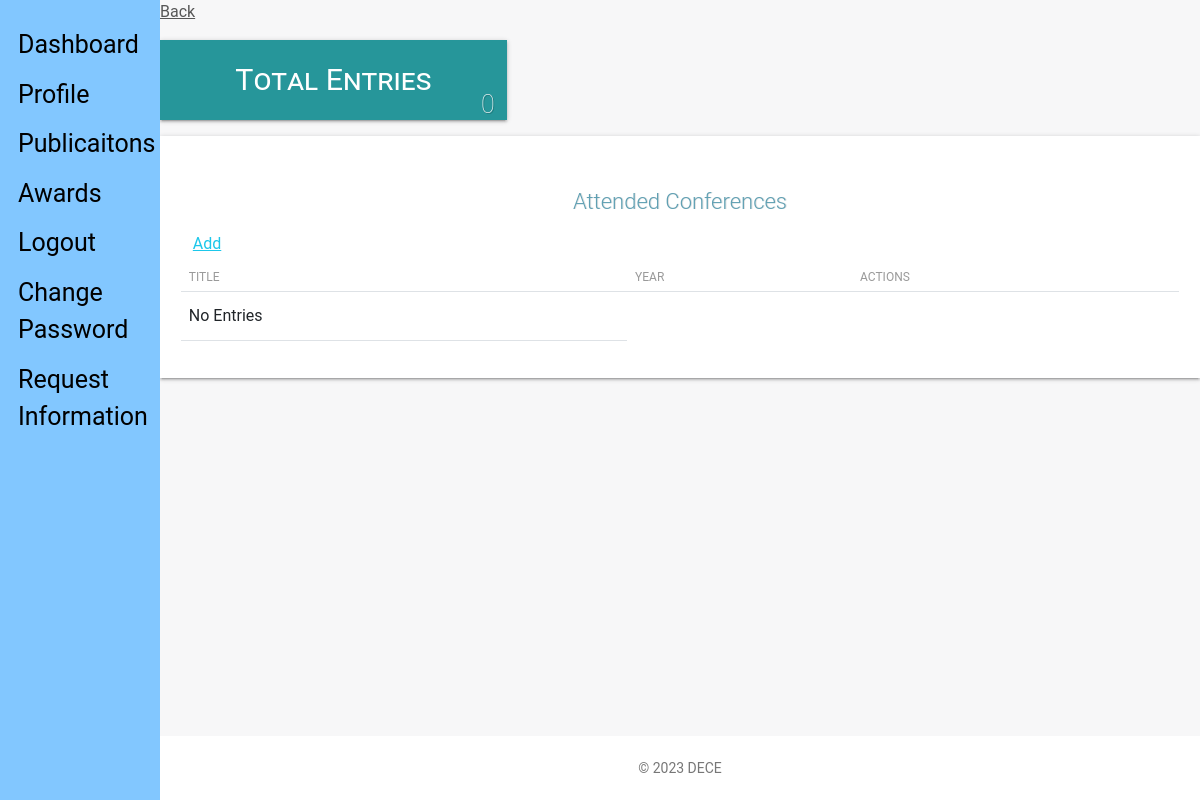
Before: /staff_view/conferences/ (signed in) with the older database file.
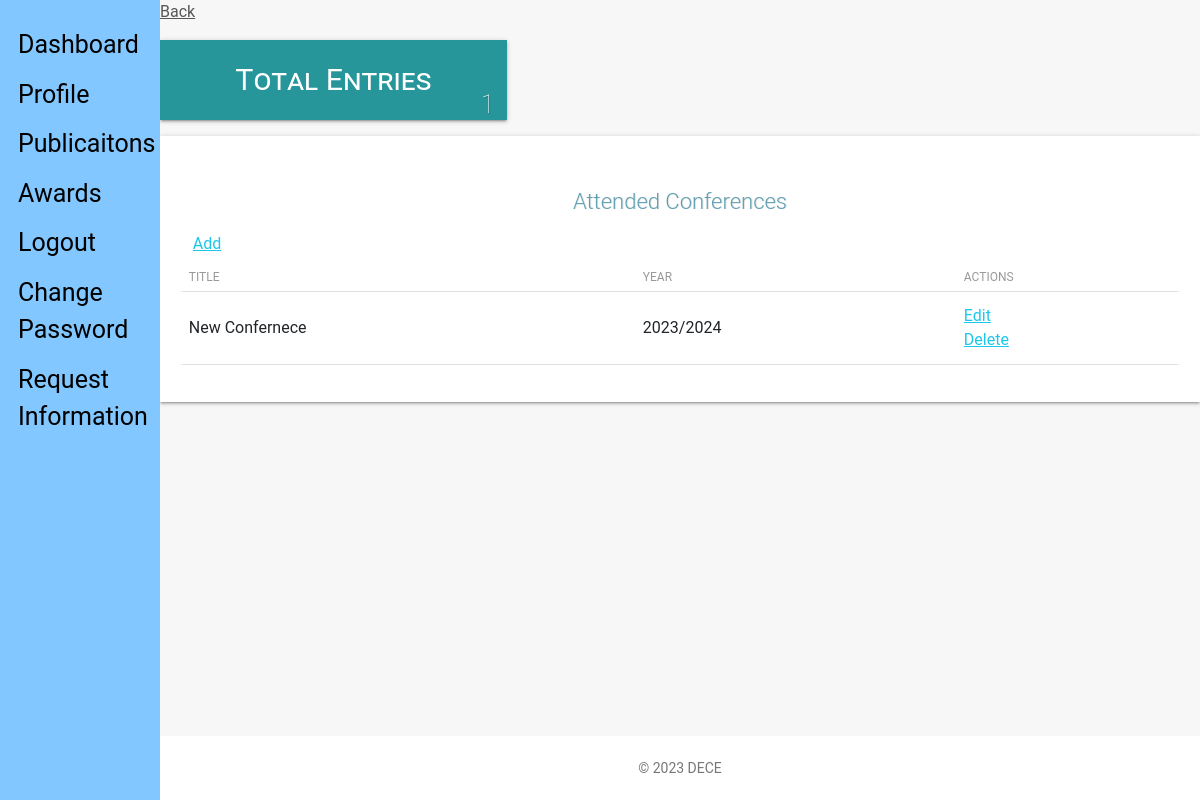
After: the same page with the newer database file.
### staff_app/models.py (models this page shows, shortened)
class Conferences(models.Model):
    user = models.ForeignKey(CustomUser, on_delete=models.CASCADE, default=1)
    title = models.CharField(max_length=100, verbose_name=_(
        'Title'), null=True, blank=False)  # title of conference
    year = models.CharField(verbose_name=_(
        'Academic Year'), null=True, blank=False, max_length=9)  # year of conference
    updated = models.DateTimeField(
        auto_now=True, auto_now_add=False)  # last updated timestamp
    created = models.DateTimeField(
        auto_now=False, auto_now_add=True)  # created timestamp
    class Meta:
        verbose_name = _('Conference')  # singular name of the model
        verbose_name_plural = _('Conferences')  # plural name of the model
        ordering = ['-created']  # order by most recent conferences first

### staff_app/views.py (the view)
# urls.py: path('conferences/', views.conferences_view, name="conference"),
def conferences_view(request):
    if not request.user.is_authenticated:
        return redirect('hris:home')
    conferences = Conferences.objects.filter(user_id=request.user.id)
    context = {
        "object": conferences
    }
    return render(request, "staff/staff_conferences.html", context)

### templates/staff/staff_conferences.html (shortened to what this page needs)
{% extends 'base.html' %}
{% load static %}
{% load humanize %}
{% block content %}
<link type="text/CSS" href="{% static 'css/light-bootstrap-dashboard.css' %}" rel="stylesheet"/>
<section class="row">
    <section class="col col-lg-12">
        <span><a href="{{request.META.HTTP_REFERER|escape}}" style="color:#565656;">Back</a></span>
    </section>
</section>
    <section class="row margin-bottom">
        <div class="container-fluid">
        <section class="col-lg-4 col-md-4 col-sm-12">
            <div class="employee-box sec-box">
                <a href="">
                <span>Total Entries</span>
                </a>
                {% if object %}
                    <span class="count-object">{{ object.count }}</span>
                {% else %}
                    <span class="count-object">0</span>
                {% endif %}
            </div>
        </section>
    </section>
    <div class="table-responsive table-shadow">
        <div class="text-center table-description">
            <h4 class="title-h3" style="color: #60a0b3 !important;
            text-shadow: 1px 0px rgba(0,0,0,0.11)"> Attended Conferences</h4>
        </div>
        <div class="container-fluid">
            <div class="row">
                 <div class="download-print-action">
                    <a href="{% url 'staff:conference-add' %}">Add</a>
                </div>
            </div>
        </div>
        <table class="table">
            <thead>
                <tr>
                  <th scope="col">Title</th>
                  <th scope="col">Year</th>
                  <th scope="col">Actions</th>
                </tr>
            </thead>
            <tbody>
                {% if not object %}
                    <tr>
                    <td>No Entries</td>
                    </tr>
                {% else %}
                    {% for obj in object %}
                    <tr>
                        <td>{{obj.title}}</td>
                        <td>{{obj.year}}</td>
                        <td><a href="{% url 'staff:conference-edit' obj.id %}">Edit</a><br>
                            <a href="{% url 'staff:conference-delete' obj.id %}">Delete</a>
                        </td>
                    </tr>
                    {% endfor %}
                {% endif %}
            </tbody>
        </table>
    </div>
{% endblock content %}

Changed rows visible on the page:
added Conferences: title "New Confernece", year "2023/2024"
Other visible differences:
{{ object.count }}: (not shown) → "1"
text no longer shown: "0 No Entries"
